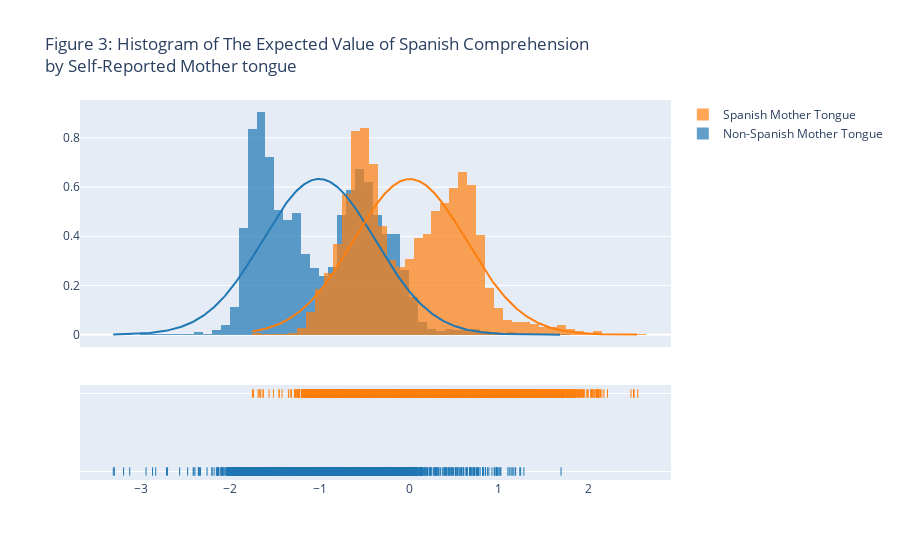

Write notebook code for a chart like this one.
### Code cell
# Figure 3

# uploading data
db=pd.read_csv('../raw_data/FactorModel_P4_HG_8_E_Latents.csv',sep=',')
db2=pd.read_csv('../raw_data/DBEstimationFromFactors.csv',sep=',')

# cleaning data
db2=db2[['Cod_Personal','nsmt']]
db=db.merge(db2,how='left',left_on='Cod_Personal',right_on='Cod_Personal')
db_nsmt=db[db['nsmt']==1]
db_smt=db[db['nsmt']==0]
dbs=[db_nsmt,db_smt]

# plotting
data1 = ff.create_distplot([c['Spanish Comprehension'] for c in dbs], ['Non-Spanish Mother Tongue','Spanish Mother Tongue'], bin_size=.1,curve_type='normal')
fig = go.Figure(data=data1, layout=[])
fig.update_layout(title_text='Figure 3: Histogram of The Expected Value of Spanish Comprehension<br>by Self-Reported Mother tongue')
fig.show()

### Figure 1 — Plotly figure (JSON) as saved in the notebook; plotly's stock layout.template omitted (floating-point values rounded to 4 significant figures; data arrays with more than 128 entries replaced by an {"elided": "..."} marker saying what was removed)
{"data": [{"autobinx": false, "histnorm": "probability density", "legendgroup": "Non-Spanish Mother Tongue", "marker": {"color": "rgb(31, 119, 180)"}, "name": "Non-Spanish Mother Tongue", "opacity": 0.7, "type": "histogram", "x": {"elided": "6405 float values"}, "xaxis": "x", "xbins": {"end": 1.696, "size": 0.1, "start": -3.306}, "yaxis": "y"}, {"autobinx": false, "histnorm": "probability density", "legendgroup": "Spanish Mother Tongue", "marker": {"color": "rgb(255, 127, 14)"}, "name": "Spanish Mother Tongue", "opacity": 0.7, "type": "histogram", "x": {"elided": "12209 float values"}, "xaxis": "x", "xbins": {"end": 2.553, "size": 0.1, "start": -1.752}, "yaxis": "y"}, {"legendgroup": "Non-Spanish Mother Tongue", "marker": {"color": "rgb(31, 119, 180)"}, "mode": "lines", "name": "Non-Spanish Mother Tongue", "showlegend": false, "type": "scatter", "x": {"elided": "500 float values"}, "xaxis": "x", "y": {"elided": "500 float values"}, "yaxis": "y"}, {"legendgroup": "Spanish Mother Tongue", "marker": {"color": "rgb(255, 127, 14)"}, "mode": "lines", "name": "Spanish Mother Tongue", "showlegend": false, "type": "scatter", "x": {"elided": "500 float values"}, "xaxis": "x", "y": {"elided": "500 float values"}, "yaxis": "y"}, {"legendgroup": "Non-Spanish Mother Tongue", "marker": {"color": "rgb(31, 119, 180)", "symbol": "line-ns-open"}, "mode": "markers", "name": "Non-Spanish Mother Tongue", "showlegend": false, "type": "scatter", "x": {"elided": "6405 float values"}, "xaxis": "x", "y": {"elided": "6405 str values"}, "yaxis": "y2"}, {"legendgroup": "Spanish Mother Tongue", "marker": {"color": "rgb(255, 127, 14)", "symbol": "line-ns-open"}, "mode": "markers", "name": "Spanish Mother Tongue", "showlegend": false, "type": "scatter", "x": {"elided": "12209 float values"}, "xaxis": "x", "y": {"elided": "12209 str values"}, "yaxis": "y2"}], "layout": {"barmode": "overlay", "hovermode": "closest", "legend": {"traceorder": "reversed"}, "title": {"text": "Figure 3: Histogram of The Expected Value of Spanish Comprehension<br>by Self-Reported Mother tongue"}, "xaxis": {"anchor": "y2", "domain": [0, 1], "zeroline": false}, "yaxis": {"anchor": "free", "domain": [0.35, 1], "position": 0}, "yaxis2": {"anchor": "x", "domain": [0, 0.25], "dtick": 1, "showticklabels": false}}}
